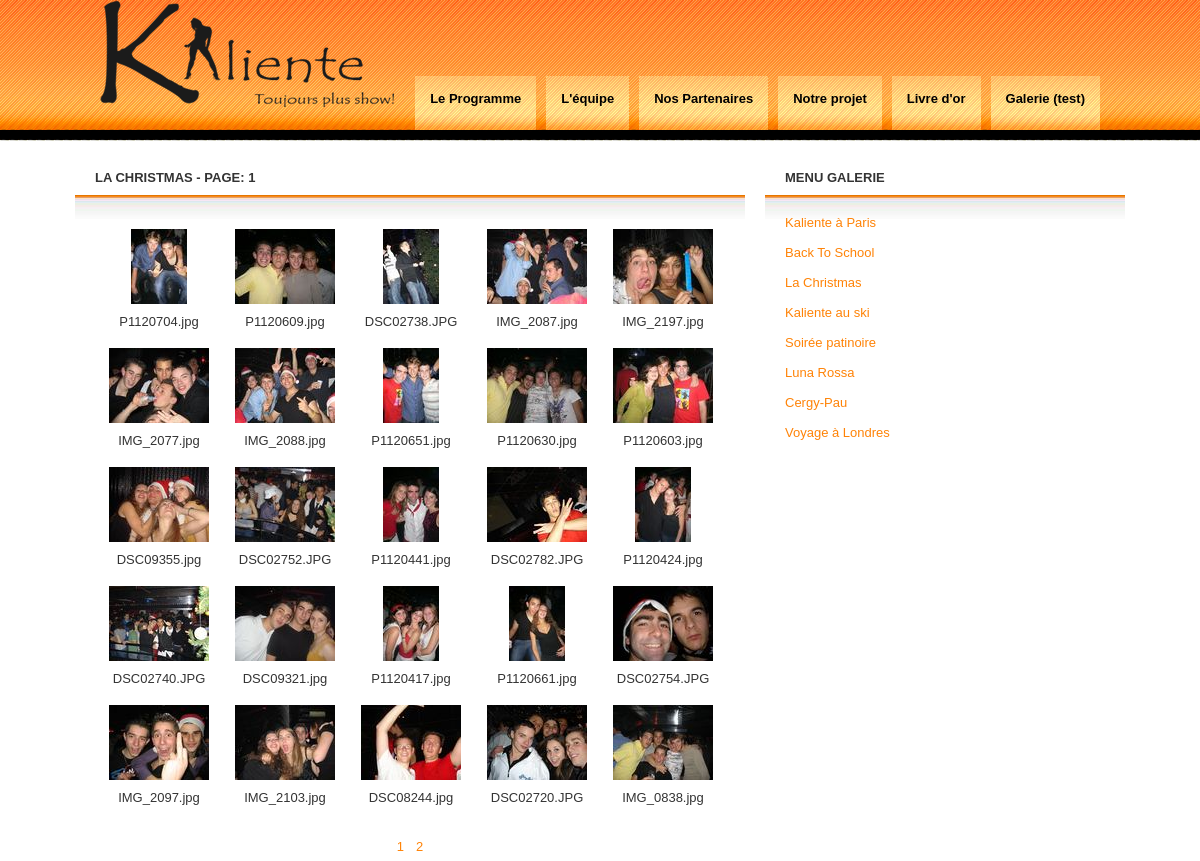
The app's page /galerie.php?name=christmas with its own data.
### tables this page shows
CREATE TABLE IF NOT EXISTS `galerie` (
  `id` int(11) NOT NULL auto_increment,
  `nom` varchar(255) NOT NULL default '',
  `path` varchar(255) NOT NULL default '',
  `intitule` varchar(100) NOT NULL default '',
  PRIMARY KEY  (`id`)
);

### galerie.php (the view, shortened to what this page needs)
<!DOCTYPE html PUBLIC "-//W3C//DTD XHTML 1.0 Strict//EN" "http://www.w3.org/TR/xhtml1/DTD/xhtml1-strict.dtd">
<html xmlns="http://www.w3.org/1999/xhtml" xml:lang="fr" >
    <head>
		<link rel="stylesheet" media="screen" type="text/css" title="Kaliente" href="css/index.css" />
		<link rel="stylesheet" type="text/css" href="lightbox.css" />
		<link rel="stylesheet" href="css/lightbox.css" type="text/css" media="screen" />
    </head>
	<body>
	   <div id='header'>
			<div id='logo'>
				<a href="index.php"><img src="img/kaliente_noir.png" alt="Kaliente, toujours plus show !!" /></a>
			</div>
			<div id='menu'>
				<ul>
					<li><a href="index.php?news">Le Programme</a></li>
					<li><a href="index.php?equipe">L'équipe</a></li>
					<li><a href="index.php?partenaires">Nos Partenaires</a></li>
					<li><a href="index.php?projet">Notre projet</a></li>
					<li><a href="index.php?livre">Livre d'or</a></li>
					<li><a href="./galerie.php">Galerie (test)</a></li>
				</ul>
			</div>
		</div>
		<div id='content'>
			<div id='sidebar'>
				<div class='boxed'>
					<h2 class='title'>Menu Galerie</h2>
					<div class='content'>
					<?php
						$rep = mysql_query("
						SELECT *
						FROM `galerie`
						");
						if(isset($rep)) {
							while($data = mysql_fetch_array($rep)) {
								echo "<a href='./galerie.php?name=".$data['nom']."'>".$data['intitule']."</a>";
								echo "<br />";
								echo "<br />";
							}
						}
					?>
					</div>
				</div>
			</div>
		<div class='include'>
   <?php
$name = 'paris';
$page = 1;
$data['intitule'] = 'Kaliente à Paris';
if(isset($_GET['name'])) {
	$name = $_GET['name'];
	$rep = mysql_query("
		SELECT `id`,`path`,`intitule`
		FROM `galerie`
		WHERE `nom` = '$name'
		");
	if(!empty($rep))
		$data = mysql_fetch_array($rep);
}
$rep = 'thumb/'.$data['path'];
$dir = opendir($rep);
$i = 0;
$files = glob($rep."/*.db");
$compteurthumbs = count($files);
$files = glob($rep."/*.*");
$compteurf = count ($files) - $compteurthumbs;
$c = 0;
$modulo = $compteurf % 25;
$nbpages = ($compteurf - $modulo) / 25 + 1;
echo "<div class='boxed'>";
echo "<h2 class='title'>".$data['intitule']." - Page: ".$page."</h2>";
echo "<div class='content'>";
echo "<div class='center'>";
echo '<table class="container">';
echo '<tr>';
$foto_min = ($page -1) * 25 + 1;
$foto_max = $page * 25;
while (FALSE !== ($f = readdir($dir))) {
	if(is_file($rep.$f) && $f != 'Thumbs.db')
		$c++;
	if(is_file($rep.$f) && $f != 'Thumbs.db' && $i < 5) {
		if($c >= $foto_min) {
			if($c <= $foto_max) {
				echo "<td>";
				echo '<table class="dia"><tr><td>';
				echo "<a href='o riginal/".$data['path'].$f."' title='".$f."' rel='lightbox[1]' />";
				echo "<img src='thumb/".$data['path'].$f."' rel='thumb' alt='".$f."' ></a>";
				echo "</td></tr></table>";
				echo "<div class='smalldesc'>".$f."</div>";
				echo "</td>";
				$i++;
			}
		}
	}
	elseif(is_file($rep.$f) && $f != 'Thumbs.db') {
		if($c > $foto_min) {
			if($c <= $foto_max) {
				$i = 0;
				echo "</tr><tr>";
				echo "<td>";
				echo '<table class="dia"><tr><td>';
				echo "<a href='original/".$data['path'].$f."' title='".$f."' rel='lightbox[1]' />";
				echo "<img src='thumb/".$data['path'].$f."' rel='thumb' alt='".$f."' ></a>";
				echo "</td></tr></table>";
				echo "<div class='smalldesc'>".$f."</div>";
				echo "</td>";
				$i++;
			}
		}
    }
}
echo '</tr>';
echo '</table>';
echo '</div></div></div>';
$k = 1;
echo"<table><tr>";
while ($k <= $nbpages) {
	echo "<td><a href='./galerie.php?name=".$name."&page=".$k."'>$k</a></td>";
	$k++;
	}
echo "</tr></table>";
?>
			</div>
		</div>
	</body>
</html>

### css/index.css (style rules this page uses)
* { margin: 0; padding: 0; }
body { margin: 0; background: #FFFFFF url(../images/img01.png) repeat-x; font: normal small "Trebuchet MS", Arial, Helvetica, sans-serif; color: #333333; }
a { text-decoration: none; color: #ff8307; }
#header { width: 1000px; height: 140px; margin: 0 auto; }
#logo { float: left; width: 240px; height: 50px; }
#logo img { border:none; text-decoration:none; }
#menu { float: right; }
#menu ul { margin: 0; padding-top: 76px; list-style: none; }
#menu li { display: inline; }
#menu a { display: block; float: left; height: 24px; margin-left: 10px; padding: 15px; background: url(../images/img02.png) repeat-x; text-decoration: none; font-weight: bold; color: #000000; }
#content { width: 1050px; margin: 0 auto; padding-top: 20px; }
.boxed .title { padding: 10px 20px; text-transform: uppercase; font-size: 1em; }
.boxed .content { padding: 20px; background: url(../images/img05.jpg) repeat-x; }
.include { float: left; width: 670px; }
#sidebar { float: right; width: 360px; margin-left:5px; }
table { margin:auto; }
td { text-align:center; padding:5px; }
a img { border:none; text-decoration:none; }

### records on screen
galerie: intitule "Kaliente à Paris"
galerie: intitule "Back To School"
galerie: intitule "La Christmas", intitule "LA CHRISTMAS", path (picture)
galerie: intitule "Kaliente au ski"
galerie: intitule "Soirée patinoire"
galerie: intitule "Luna Rossa"
galerie: intitule "Cergy-Pau"
galerie: intitule "Voyage à Londres"

### other values on screen
$page "1"
$f "P1120704.jpg"
$f "P1120609.jpg"
$f "DSC02738.JPG"
$f "IMG_2087.jpg"
$f "IMG_2197.jpg"
$f "IMG_2077.jpg"
$f "IMG_2088.jpg"
$f "P1120651.jpg"
$f "P1120630.jpg"
$f "P1120603.jpg"
$f "DSC09355.jpg"
$f "DSC02752.JPG"
$f "P1120441.jpg"
$f "DSC02782.JPG"
